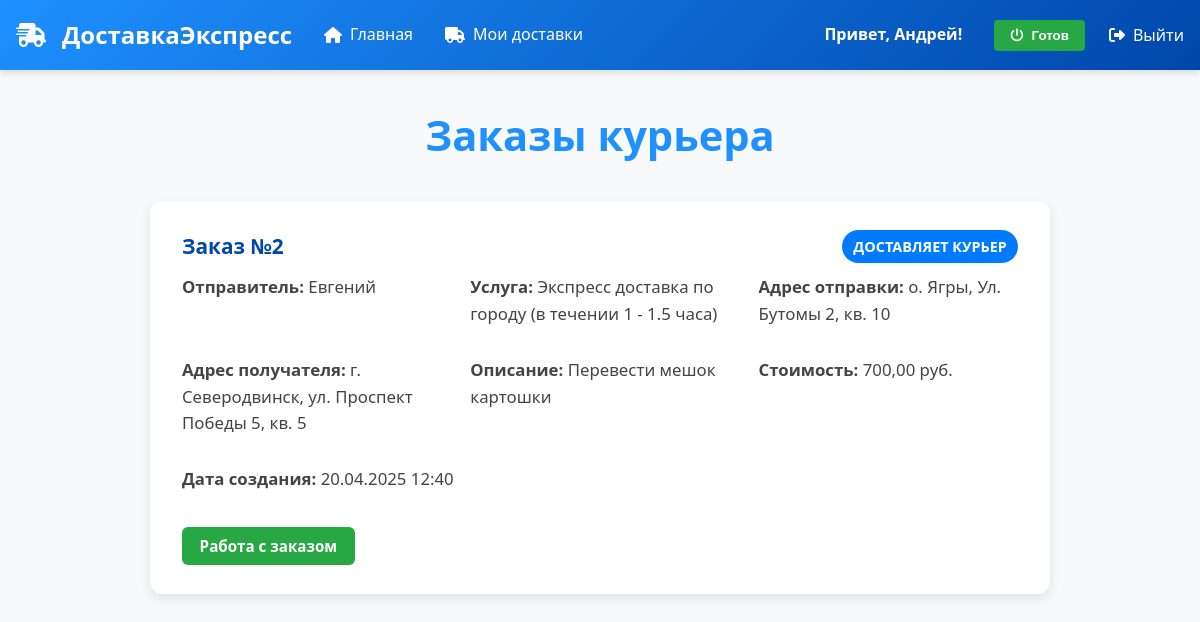
Before: /courier/deliveries/ (signed in) with the older database file.
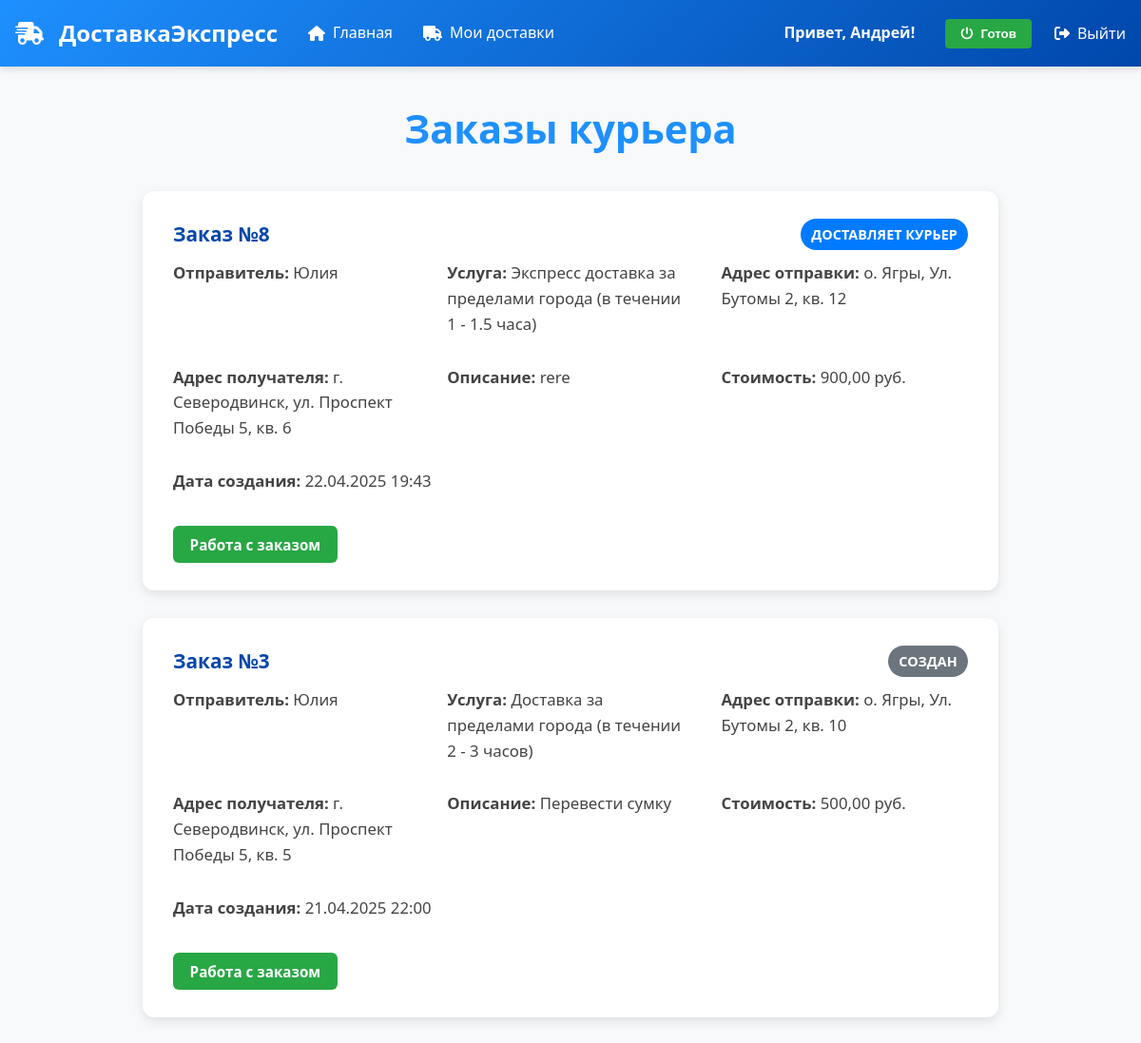
After: the same page with the newer database file.
### delivery/models.py (models this page shows, shortened)
class Order(models.Model):
    STATUS_CHOICES = [
        ('create', 'Создан'),
        ('courier', 'Доставляет курьер'),
        ('delivered', 'Вручен'),
        ('not_delivered', 'Не вручен'),
        ('cancelled', 'Отменен'),
    ]
    sender = models.ForeignKey(
        settings.AUTH_USER_MODEL,
        on_delete=models.SET_NULL,
        null=True,
        blank=True,
        verbose_name="Отправитель",
        related_name='orders_sent'
    )
    courier = models.ForeignKey(
        settings.AUTH_USER_MODEL,
        on_delete=models.SET_NULL,
        null=True,
        blank=True,
        verbose_name="Курьер",
        related_name='orders_courier',
        limit_choices_to={'role__id': 2}  # Ограничение выбора пользователей с ролью id=2
    )
    service = models.ForeignKey(
        'Service',
        on_delete=models.SET_NULL,
        null=True,
        blank=True,
        verbose_name="Услуга",
        related_name='orders'
    )
    sender_address = models.CharField(
        max_length=255,
        verbose_name="Адрес отправки",
        blank=True,
        default=''
    )
    order_description = models.TextField(
        verbose_name="Описание заказа",
        blank=True,
        default=''
    )
    recipient_address = models.CharField(
        max_length=255,
        verbose_name="Адрес получателя",
        blank=True,
        default=''
    )
    cost = models.DecimalField(
        max_digits=10,
        decimal_places=2,
        verbose_name="Стоимость",
        null=True,
        blank=True,
        help_text="Стоимость берется из услуги"
    )
    status = models.CharField(
        max_length=20,
        choices=STATUS_CHOICES,
        default='courier',
        verbose_name="Статус заказа"
    )
    comment = models.TextField(
        verbose_name="Комментарий",
        null=True,
        blank=True,
        default=None
    )
    claim = models.TextField(
        verbose_name="Претензия",
        null=True,
        blank=True,
        default=None
    )
    created_at = models.DateTimeField(auto_now_add=True, verbose_name="Дата создания")
    class Meta:
        verbose_name = "Заказ"
        verbose_name_plural = "Заказы"
        ordering = ['-created_at']

class CustomUser(AbstractUser):
    username = None  # Удаляем поле username
    phone = models.CharField(_('Phone'), max_length=20, unique=True)
    name = models.CharField(_('Name'), max_length=100)
    is_ready = models.BooleanField(default=False, verbose_name="Готов к доставке")
    role = models.ForeignKey(
        Role,
        on_delete=models.SET_NULL,
        null=True,
        blank=True,
        default=None,  # Явно указываем, что по умолчанию null
        verbose_name="Роль",
        related_name='users'
    )
    USERNAME_FIELD = 'phone'
    REQUIRED_FIELDS = ['name']  # Обязательные поля при createsuperuser
    objects = CustomUserManager()

class Service(models.Model):
    name = models.CharField(max_length=100, verbose_name="Название услуги")
    description = models.TextField(verbose_name="Описание услуги")
    price = models.DecimalField(max_digits=10, decimal_places=2, verbose_name="Цена")
    class Meta:
        verbose_name = "Услуга"
        verbose_name_plural = "Услуги"
        ordering = ['name']

### delivery/views.py (the view)
# urls.py: path('courier/deliveries/', courier_deliveries, name='courier_deliveries'),
@login_required
def courier_deliveries(request):
    user = request.user
    user_role_id = getattr(user.role, 'id', None)
    if user_role_id != 2 and not user.is_staff:
        return HttpResponseForbidden("У вас нет доступа к этой странице.")
    if user_role_id == 2 and not user.is_staff:
        orders = Order.objects.filter(courier=user).order_by('-created_at')
    else:
        orders = Order.objects.all().order_by('-created_at')
    context = {
        'orders': orders,
    }
    return render(request, 'delivery/deliveries.html', context)

### templates/delivery/deliveries.html (shortened to what this page needs)
{% extends "base.html" %}
{% block content %}
<div class="deliveries-container">
    <h1>Заказы курьера</h1>
    {% if orders %}
        {% for order in orders %}
            <div class="order-card">
                <div class="order-header">
                    <div>Заказ №{{ order.id }}</div>
                    <div class="status status-{{ order.status }}">{{ order.get_status_display }}</div>
                </div>
                <div class="order-info">
                    <div><strong>Отправитель:</strong> {{ order.sender.name|default:"Неизвестный" }}</div>
                    <div><strong>Услуга:</strong> {{ order.service.name|default:"Без услуги" }}</div>
                    <div><strong>Адрес отправки:</strong> {{ order.sender_address|default:"Не указан" }}</div>
                    <div><strong>Адрес получателя:</strong> {{ order.recipient_address|default:"Не указан" }}</div>
                    <div><strong>Описание:</strong> {{ order.order_description|default:"Нет описания" }}</div>
                    <div><strong>Стоимость:</strong> {{ order.cost|default:"Не указана" }} руб.</div>
                    <div><strong>Дата создания:</strong> {{ order.created_at|date:"d.m.Y H:i" }}</div>
                </div>
                <a href="{% url 'order_work' order.id %}" class="btn-secondary">Работа с заказом</a>
            </div>
        {% endfor %}
    {% else %}
        <p style="text-align: center; font-size: 1.3rem; color: #666;">У вас пока нет назначенных заказов.</p>
    {% endif %}
</div>
{% endblock %}

Changed rows visible on the page:
removed Order: id "2", status "ДОСТАВЛЯЕТ КУРЬЕР", sender.name "Евгений", service.name "Экспресс доставка по городу (в течении 1 - 1.5 часа)", sender_address "о. Ягры, Ул. Бутомы 2, кв. 10", recipient_address "г. Северодвинск, ул. Проспект Победы 5, кв. 5", order_description "Перевести мешок картошки", cost "700,00", created_at "20.04.2025 12:40"
added Order: id "8", status "ДОСТАВЛЯЕТ КУРЬЕР", sender.name "Юлия", service.name "Экспресс доставка за пределами города (в течении 1 - 1.5 часа)", sender_address "о. Ягры, Ул. Бутомы 2, кв. 12", recipient_address "г. Северодвинск, ул. Проспект Победы 5, кв. 6", order_description "rere", cost "900,00", created_at "22.04.2025 19:43"
now on this page (row edited): Order: id "3", status "СОЗДАН", sender.name "Юлия", service.name "Доставка за пределами города (в течении 2 - 3 часов)", sender_address "о. Ягры, Ул. Бутомы 2, кв. 10", recipient_address "г. Северодвинск, ул. Проспект Победы 5, кв. 5", order_description "Перевести сумку", cost "500,00", created_at "21.04.2025 22:00"
